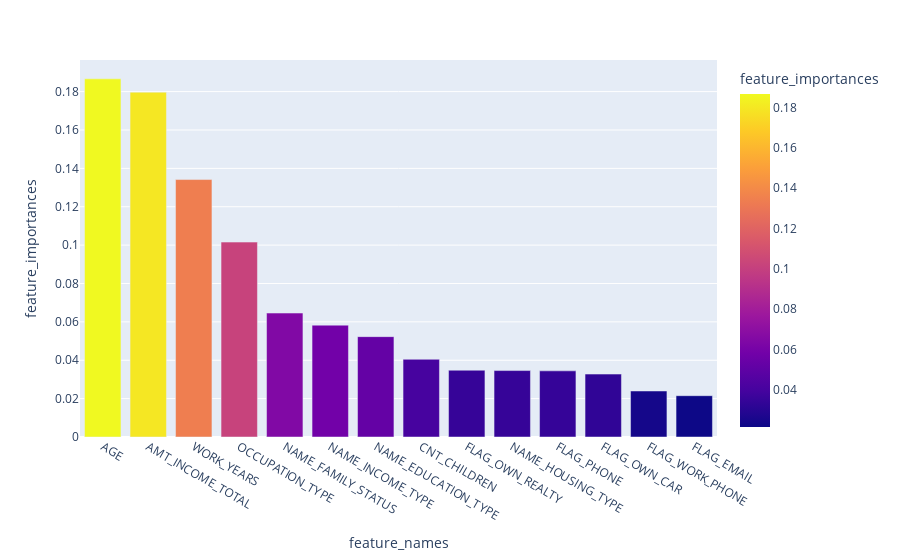

Write notebook code for a chart like this one.
### Markdown cell above
Se procede a ajustar el modelo final.

### Code cell
train_results = training_model(best_hyper_info=optim_results,
                               df_name_sav=df_name,
                               features_names=features_names,
                               objective_name=objective_name,
                               with_feature_importances=with_feature_importances,
                               with_probability_density=with_probability_density,
                               path=path)

### Figure 1 — Plotly figure (JSON) as saved in the notebook; plotly's stock layout.template omitted (floating-point values rounded to 4 significant figures)
{"data": [{"alignmentgroup": "True", "hovertemplate": "feature_names=%{x}<br>feature_importances=%{marker.color}<extra></extra>", "legendgroup": "", "marker": {"color": [0.1866, 0.1797, 0.1342, 0.1016, 0.0646, 0.05829, 0.05231, 0.0405, 0.03481, 0.03462, 0.03448, 0.03278, 0.02398, 0.02153], "coloraxis": "coloraxis", "pattern": {"shape": ""}}, "name": "", "offsetgroup": "", "orientation": "v", "showlegend": false, "textposition": "auto", "type": "bar", "x": ["AGE", "AMT_INCOME_TOTAL", "WORK_YEARS", "OCCUPATION_TYPE", "NAME_FAMILY_STATUS", "NAME_INCOME_TYPE", "NAME_EDUCATION_TYPE", "CNT_CHILDREN", "FLAG_OWN_REALTY", "NAME_HOUSING_TYPE", "FLAG_PHONE", "FLAG_OWN_CAR", "FLAG_WORK_PHONE", "FLAG_EMAIL"], "xaxis": "x", "y": [0.1866, 0.1797, 0.1342, 0.1016, 0.0646, 0.05829, 0.05231, 0.0405, 0.03481, 0.03462, 0.03448, 0.03278, 0.02398, 0.02153], "yaxis": "y"}], "layout": {"barmode": "relative", "coloraxis": {"colorbar": {"title": {"text": "feature_importances"}}, "colorscale": [[0, "#0d0887"], [0.1111, "#46039f"], [0.2222, "#7201a8"], [0.3333, "#9c179e"], [0.4444, "#bd3786"], [0.5556, "#d8576b"], [0.6667, "#ed7953"], [0.7778, "#fb9f3a"], [0.8889, "#fdca26"], [1, "#f0f921"]]}, "legend": {"tracegroupgap": 0}, "margin": {"t": 60}, "xaxis": {"anchor": "y", "domain": [0, 1], "title": {"text": "feature_names"}}, "yaxis": {"anchor": "x", "domain": [0, 1], "title": {"text": "feature_importances"}}}}
